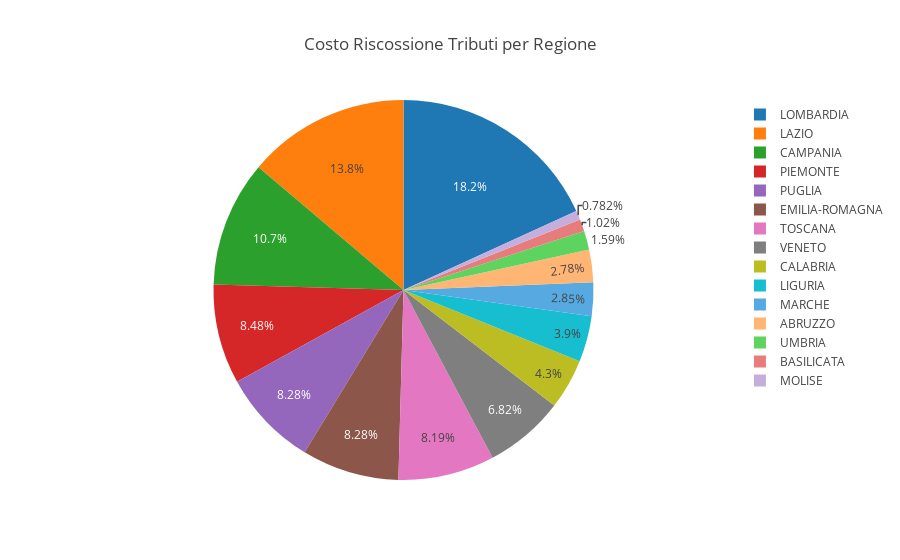

Notebook source saved alongside this figure:
### Code cell
sum_grouped_regions['SPESA_CCC_FC01A']

data = [
    go.Pie(labels=sum_grouped_regions.index, values = sum_grouped_regions['SPESA_CCC_FC01A'])
]

layout = go.Layout(
    title='Costo Riscossione Tributi per Regione'
)

fig = go.Figure(data=data, layout=layout)
py.iplot(fig)

### Figure 1 — Plotly figure (JSON) as saved in the notebook; plotly's stock layout.template omitted (floating-point values rounded to 4 significant figures)
{"data": [{"labels": ["ABRUZZO", "BASILICATA", "CALABRIA", "CAMPANIA", "EMILIA-ROMAGNA", "LAZIO", "LIGURIA", "LOMBARDIA", "MARCHE", "MOLISE", "PIEMONTE", "PUGLIA", "TOSCANA", "UMBRIA", "VENETO"], "type": "pie", "values": [63770000.0, 23430000.0, 98560000.0, 245600000.0, 189800000.0, 316800000.0, 89490000.0, 416700000.0, 65290000.0, 17940000.0, 194500000.0, 189900000.0, 187900000.0, 36560000.0, 156500000.0]}], "layout": {"title": "Costo Riscossione Tributi per Regione"}}
